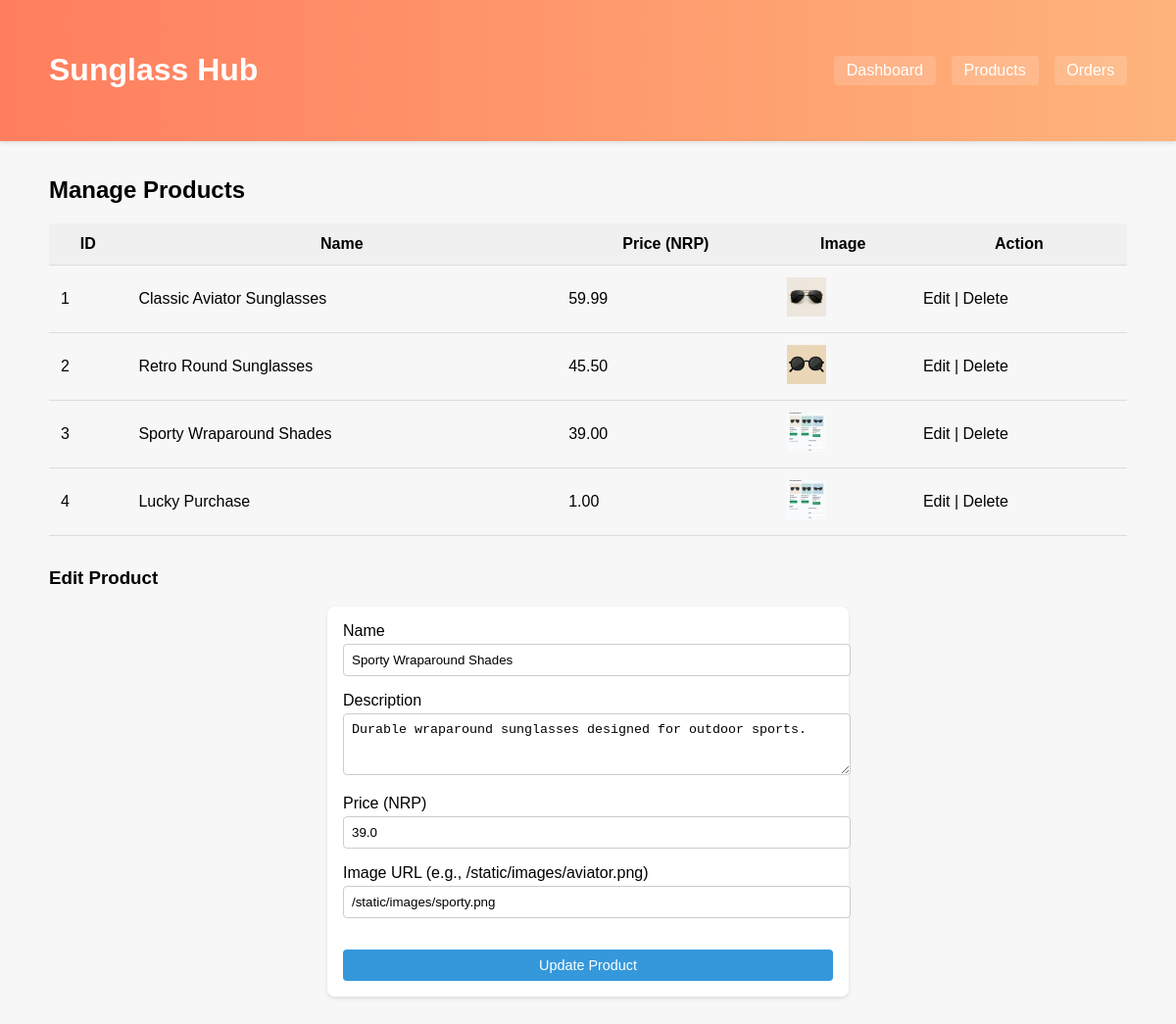
The page /admin/products?edit_id=3 on the database its author committed.
### tables this page shows
CREATE TABLE products (
            id INTEGER PRIMARY KEY AUTOINCREMENT,
            name TEXT NOT NULL,
            description TEXT NOT NULL,
            price REAL NOT NULL,
            image_url TEXT NOT NULL
        );

### main.py (the view)
@app.get("/admin/products")
def admin_products(
    request: Request,
    edit_id: Optional[int] = None,
    delete_id: Optional[int] = None,
) -> HTMLResponse:
    if delete_id:
        database.delete_product(int(delete_id))
        return RedirectResponse(url="/admin/products", status_code=303)
    products = database.get_products()
    product_to_edit = database.get_product(edit_id) if edit_id else None
    return templates.TemplateResponse(
        "admin_products.html",
        {"request": request, "products": products, "product_to_edit": product_to_edit},
    )

### templates/admin_products.html (shortened to what this page needs)
<!DOCTYPE html>
<html lang="en">
<head>
  <link rel="stylesheet" href="/static/css/styles.css">
</head>
<body>
  <header>
    <div class="container">
      <h1><a href="/">Sunglass Hub</a></h1>
      <nav>
        <a class="nav-link" href="/admin">Dashboard</a>
        <a class="nav-link" href="/admin/products">Products</a>
        <a class="nav-link" href="/admin/orders">Orders</a>
      </nav>
    </div>
  </header>
  <div class="container">
    <h2>Manage Products</h2>
    <table class="cart-table">
      <thead>
        <tr><th>ID</th><th>Name</th><th>Price (NRP)</th><th>Image</th><th>Action</th></tr>
      </thead>
      <tbody>
        {% for p in products %}
        <tr>
          <td>{{ p.id }}</td>
          <td>{{ p.name }}</td>
          <td>{{ '%.2f' % p.price }}</td>
          <td><img src="{{ p.image_url }}" alt="{{ p.name }}" style="height:40px;"></td>
          <td><a href="/admin/products?edit_id={{ p.id }}">Edit</a> | <a href="/admin/products?delete_id={{ p.id }}" onclick="return confirm('Delete this product?');">Delete</a></td>
        </tr>
        {% endfor %}
      </tbody>
    </table>
    <h3 style="margin-top:2rem;">{% if product_to_edit %}Edit Product{% else %}Add Product{% endif %}</h3>
    <form action="/admin/save-product" method="get" style="max-width:500px;">
      <div>
        <label for="name">Name</label>
        <input type="text" id="name" name="name" required value="{{ product_to_edit.name if product_to_edit else '' }}">
      </div>
      <div>
        <label for="description">Description</label>
        <textarea id="description" name="description" rows="3" required>{{ product_to_edit.description if product_to_edit else '' }}</textarea>
      </div>
      <div>
        <label for="price">Price (NRP)</label>
        <input type="number" step="0.01" id="price" name="price" required value="{{ product_to_edit.price if product_to_edit else '' }}">
      </div>
      <div>
        <label for="image_url">Image URL (e.g., /static/images/aviator.png)</label>
        <input type="text" id="image_url" name="image_url" required value="{{ product_to_edit.image_url if product_to_edit else '/static/images/aviator.png' }}">
      </div>
      <button type="submit" class="btn btn-primary" style="margin-top:1rem;">{% if product_to_edit %}Update{% else %}Add{% endif %} Product</button>
    </form>
  </div>
</body>
</html>

### static/css/styles.css (style rules this page uses)
body { margin: 0; font-family: Arial, Helvetica, sans-serif; background-color: #f7f7f7; }
header { background: linear-gradient(90deg, #ff7e5f 0%, #feb47b 100%); color: #ffffff; padding: 1rem 1.5rem; box-shadow: 0 2px 4px rgba(0, 0, 0, 0.1); }
header .container { display: flex; justify-content: space-between; align-items: center; max-width: 1100px; margin: 0 auto; }
a { color: inherit; text-decoration: none; }
nav { display: flex; align-items: center; gap: 1rem; }
.nav-link { position: relative; font-weight: 500; padding: 0.4rem 0.8rem; border-radius: 4px; transition: background-color 0.3s ease, color 0.3s ease; background-color: rgba(255, 255, 255, 0.15); color: #ffffff; }
.container { max-width: 1100px; margin: 0 auto; padding: 1rem; }
.btn { display: inline-block; padding: 0.5rem 1rem; border-radius: 4px; border: none; font-size: 0.9rem; cursor: pointer; transition: background-color 0.2s; }
.btn-primary { background-color: #3498db; color: #fff; }
.cart-table { width: 100%; border-collapse: collapse; margin-top: 1rem; }
.cart-table th, .cart-table td { padding: 0.75rem; border-bottom: 1px solid #ddd; }
.cart-table th { background-color: #f0f0f0; }
form { max-width: 600px; margin: 1rem auto; background-color: #fff; padding: 1rem; border-radius: 8px; box-shadow: 0 2px 4px rgba(0,0,0,0.1); }
form div { margin-bottom: 1rem; }
form label { display: block; margin-bottom: 0.25rem; }
form input, form textarea { width: 100%; padding: 0.5rem; border: 1px solid #ccc; border-radius: 4px; }
form button { display: block; width: 100%; padding: 0.75rem; border: none; border-radius: 4px; background-color: #27ae60; color: #fff; font-size: 1rem; cursor: pointer; transition: background-color 0.2s; }

### rows shown on the page
products: id "1", name "Classic Aviator Sunglasses", price "59.99", image_url (picture)
products: id "2", name "Retro Round Sunglasses", price "45.50", image_url (picture)
products: id "3", name "Sporty Wraparound Shades", price "39.00", image_url (picture), description "Durable wraparound sunglasses designed for outdoor sports.", price "39.0", image_url "/static/images/sporty.png"
products: id "4", name "Lucky Purchase", price "1.00", image_url (picture)
